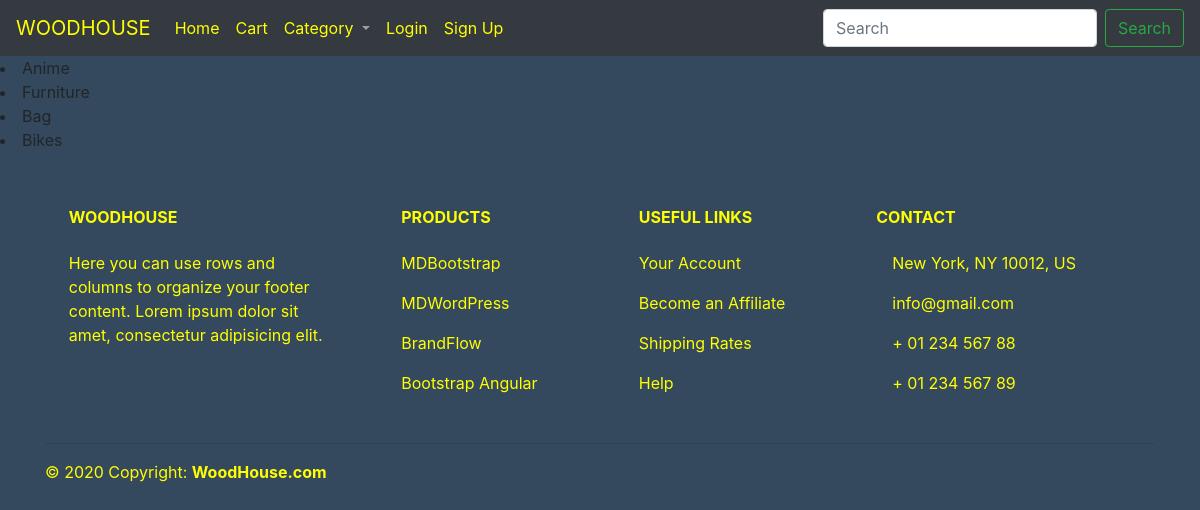
The page /category/ on the database its author committed.
### woodapp/models.py (models this page shows, shortened)
class ProductCategory(models.Model):
    title = models.CharField(max_length=200)
    slug = models.SlugField(null=True, blank=True, unique=True)
    root = models.ForeignKey(
        'self', on_delete=models.SET_NULL, null=True, blank=True)

### woodapp/views.py (the view)
# urls.py: path('category/', CategoryView.as_view(), name='category'),
class CategoryView(ForAllMixin, TemplateView):
    template_name = 'category.html'
    def get_context_data(self, **kwargs):
        context = super().get_context_data(**kwargs)
        context['productlist'] = Product.objects.order_by('-id')
        context['maincategories'] = ProductCategory.objects.filter(root=None)
        return context

### woodapp/views.py (called while the page is built)
    def get_context_data(self, **kwargs):
        context = super().get_context_data(**kwargs)
        context['productlist'] = Product.objects.order_by('-id')
        context['maincategories'] = ProductCategory.objects.filter(root=None)
        return context

### templates/category.html (shortened to what this page needs)
{% extends 'base.html' %}
{% load static %}
{% block content %}
{% for category in maincategories %}
<li>{{category.title}}
</li>
{% endfor %}
{% endblock %}

### static/css/1.css (style rules this page uses)
body { background: #34495e; }

### rows shown on the page
ProductCategory: title "Anime"
ProductCategory: title "Furniture"
ProductCategory: title "Bag"
ProductCategory: title "Bikes"
